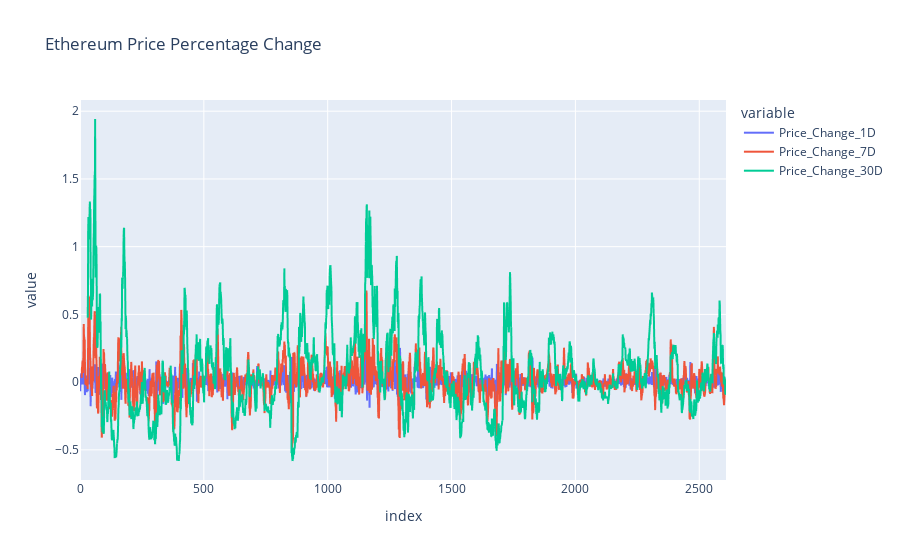

Notebook cell for this chart:
### Code cell
eth_data['Price_Change_1D'] = eth_data['Close'].pct_change()
eth_data['Price_Change_7D'] = eth_data['Close'].pct_change(periods=7)
eth_data['Price_Change_30D'] = eth_data['Close'].pct_change(periods=30)

fig_change = px.line(eth_data, x=eth_data.index, y=['Price_Change_1D', 'Price_Change_7D', 'Price_Change_30D'],
                     title='Ethereum Price Percentage Change')
fig_change.show()

### Figure 1 — Plotly figure (JSON) as saved in the notebook; plotly's stock layout.template omitted (floating-point values rounded to 4 significant figures; data arrays with more than 128 entries replaced by an {"elided": "..."} marker saying what was removed)
{"data": [{"hovertemplate": "variable=Price_Change_1D<br>index=%{x}<br>value=%{y}<extra></extra>", "legendgroup": "Price_Change_1D", "line": {"color": "#636efa", "dash": "solid"}, "marker": {"symbol": "circle"}, "mode": "lines", "name": "Price_Change_1D", "showlegend": true, "type": "scattergl", "x": {"elided": "2609 int values"}, "xaxis": "x", "y": {"elided": "2609 float values"}, "yaxis": "y"}, {"hovertemplate": "variable=Price_Change_7D<br>index=%{x}<br>value=%{y}<extra></extra>", "legendgroup": "Price_Change_7D", "line": {"color": "#EF553B", "dash": "solid"}, "marker": {"symbol": "circle"}, "mode": "lines", "name": "Price_Change_7D", "showlegend": true, "type": "scattergl", "x": {"elided": "2609 int values"}, "xaxis": "x", "y": {"elided": "2609 float values"}, "yaxis": "y"}, {"hovertemplate": "variable=Price_Change_30D<br>index=%{x}<br>value=%{y}<extra></extra>", "legendgroup": "Price_Change_30D", "line": {"color": "#00cc96", "dash": "solid"}, "marker": {"symbol": "circle"}, "mode": "lines", "name": "Price_Change_30D", "showlegend": true, "type": "scattergl", "x": {"elided": "2609 int values"}, "xaxis": "x", "y": {"elided": "2609 float values"}, "yaxis": "y"}], "layout": {"legend": {"title": {"text": "variable"}, "tracegroupgap": 0}, "title": {"text": "Ethereum Price Percentage Change"}, "xaxis": {"anchor": "y", "domain": [0, 1], "title": {"text": "index"}}, "yaxis": {"anchor": "x", "domain": [0, 1], "title": {"text": "value"}}}}
